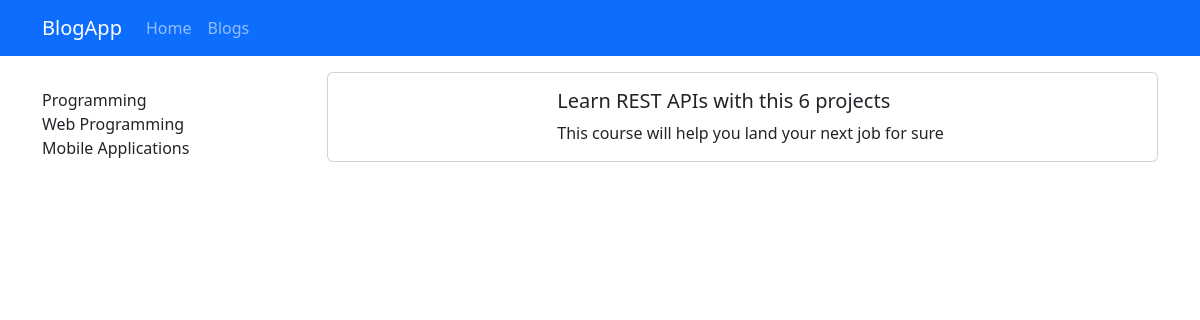
Page /blogs/5 on the committed database.
### blog/models.py (models this page shows, shortened)
class Blog(models.Model):
    title = models.CharField(max_length=200)
    image = models.CharField(max_length=50)
    is_active = models.BooleanField()
    is_home = models.BooleanField()
    description = models.TextField()
    '''
        At first I had some values inside of the table so first set
        the parameters in a way that accepts rows that doesn't have a value for
        slug field and migrate the changes
    '''
    slug = models.SlugField(null=False, blank=True, unique=True, db_index=True, editable=False)

### blog/views.py (the view)
# urls.py: path("blogs/<int:id>", views.blog_details, name="blog_details"),
def blog_details(request, id):
    blog =  Blog.objects.get(id=id)
    return render(request, "blog/blog-details.html", {'blog':blog})

### blog/templates/blog/blog-details.html (shortened to what this page needs)
{% extends "base.html" %}
{% load static %}
{% block content %}
<div class="container mt-3">
    <div class="row">
        <div class="col-3 mt-3">
            {% include 'partials/_categories.html' %}
        </div>
        <div class="col-9">
            <div class="card mb-3">
                <div class="row">
                    <div class="col-md-3">
                    </div>
                    <div class="col-md-9">
                        <div class="card-body">
                            <h5 class="card-title">
                                {{blog.title}}
                            </h5>
                            <p class="card-text">{{blog.description}}</p>
                        </div>
                    </div>
                </div>
            </div>
        </div>
    </div>
</div>
{% endblock %}

### rows in the picture
Blog: title "Learn REST APIs with this 6 projects", description "This course will help you land your next job for sure"
